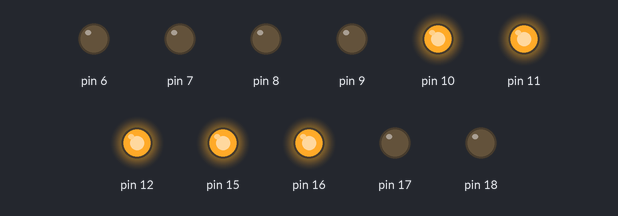
The sketch below on a simulated Arduino Uno, built with avr-gcc and run on an emulated ATmega328P. Shown: output pins drawn as LEDs (lit = HIGH). Pins used as bus, display or sensor lines are not drawn.

Above: at 0.5 s.
At 2.5 s:
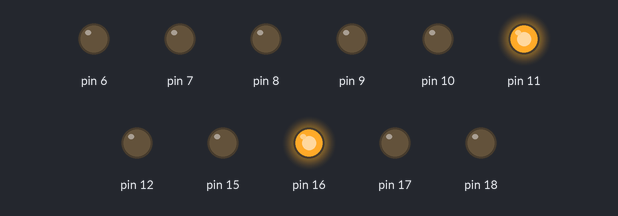
At 3.5 s:
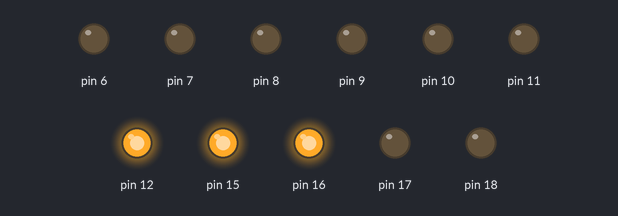
At 5.5 s:
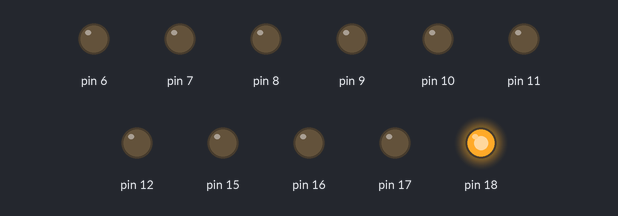
At 7.5 s:
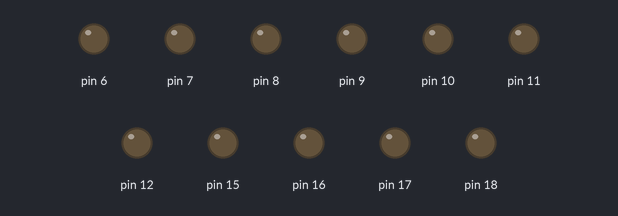
At 10.5 s:
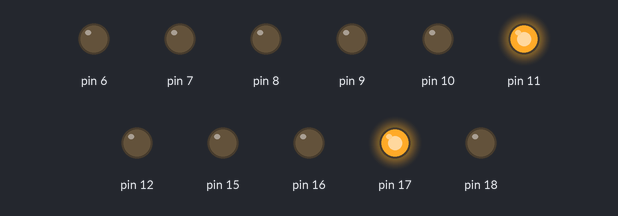
Timing chart, 0 to 11.7 s (numbered marks = the images above):
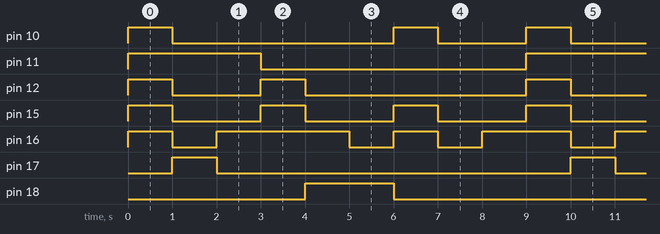

Measured:
- by itself, pin 10: repeats every 9.0 s: LOW 5.0 s, HIGH 1.0 s, LOW 2.0 s, HIGH 1.0 s
- by itself, pin 11: alternates HIGH for 3.0 s and LOW for 6.0 s
- by itself, pin 12: repeats every 9.0 s: LOW 2.0 s, HIGH 1.0 s, LOW 5.0 s, HIGH 1.0 s
- by itself, pin 15: alternates HIGH for 1.0 s and LOW for 2.0 s
- by itself, pin 16: repeats every 9.0 s: LOW 1.0 s, HIGH 3.0 s, LOW 1.0 s, HIGH 1.0 s, LOW 1.0 s, HIGH 2.0 s
- by itself, pin 17: alternates HIGH for 1.0 s and LOW for 8.0 s
- by itself, pin 18: alternates HIGH for 2.0 s and LOW for 7.0 s

The sketch:

fnd_button.ino
```cpp
void setup() {
  // put your setup code here, to run once:
  Serial.begin(9600);

  pinMode(2, INPUT);
  pinMode(3, INPUT);
  pinMode(4, INPUT);
  pinMode(5, INPUT);
  pinMode(6, OUTPUT);
  pinMode(7, OUTPUT);
  pinMode(8, OUTPUT);
  pinMode(9, OUTPUT);
  /////////////////////////////////////
  pinMode(10, OUTPUT);   // 중간
  pinMode(11, OUTPUT);   // 젤 위 왼쪽
  pinMode(12, OUTPUT);   // 젤 위
  pinMode(14, OUTPUT);   // Power 5
  pinMode(15, OUTPUT);
  pinMode(16, OUTPUT);
  pinMode(17, OUTPUT);
  pinMode(18, OUTPUT);
  pinMode(19, OUTPUT);   // Power 10

}

void loop() {
  // put your main code here, to run repeatedly:
  one();
  delay(1000);
  two();
  delay(1000);
  three();
  delay(1000);
  four();
  delay(1000);
  five();
  delay(1000);
  six();
  delay(1000);
  seven();
  delay(1000);
  eight();
  delay(1000);
  nine();
  delay(1000);
}

void one(){
  digitalWrite(14, HIGH);
  digitalWrite(19, LOW);

  digitalWrite(10, HIGH);

  digitalWrite(11, HIGH);
  digitalWrite(12, HIGH);
  digitalWrite(15, HIGH);
  digitalWrite(16, HIGH);
  digitalWrite(17, LOW);
  digitalWrite(18, LOW);
}

void two(){
  digitalWrite(14, HIGH);
  digitalWrite(19, LOW);

  digitalWrite(10, LOW);

  digitalWrite(11, HIGH);
  digitalWrite(12, LOW);
  digitalWrite(15, LOW);
  digitalWrite(16, LOW);
  digitalWrite(17, HIGH);
  digitalWrite(18, LOW);
}

void three(){
  digitalWrite(14, HIGH);
  digitalWrite(19, LOW);

  digitalWrite(10, LOW);   //중간

  digitalWrite(11, HIGH);  //젤 위 왼쪽
  digitalWrite(12, LOW);
  digitalWrite(15, LOW);   //젤 아래
  digitalWrite(16, HIGH);  //젤 아래 왼쪽
  digitalWrite(17, LOW);
  digitalWrite(18, LOW);
}

void four(){
  digitalWrite(14, HIGH);
  digitalWrite(19, LOW);

  digitalWrite(10, LOW);   //중간

  digitalWrite(11, LOW);  //젤 위 왼쪽
  digitalWrite(12, HIGH);  //젤 위
  digitalWrite(15, HIGH);  //젤 아래
  digitalWrite(16, HIGH);  //젤 아래 왼쪽
  digitalWrite(17, LOW);   //젤 아래 오른쪽
  digitalWrite(18, LOW);   //젤 위 오른쪽
}

void five(){
  digitalWrite(14, HIGH);
  digitalWrite(19, LOW);

  digitalWrite(10, LOW);   //중간

  digitalWrite(11, LOW);  //젤 위 왼쪽
  digitalWrite(12, LOW);   //젤 위
  digitalWrite(15, LOW);   //젤 아래
  digitalWrite(16, HIGH);  //젤 아래 왼쪽
  digitalWrite(17, LOW);   //젤 아래 오른쪽
  digitalWrite(18, HIGH);  //젤 위 오른쪽
}

void six(){
  digitalWrite(14, HIGH);
  digitalWrite(19, LOW);

  digitalWrite(10, LOW);   //중간

  digitalWrite(11, LOW);  //젤 위 왼쪽
  digitalWrite(12, LOW);   //젤 위
  digitalWrite(15, LOW);   //젤 아래
  digitalWrite(16, LOW);   //젤 아래 왼쪽
  digitalWrite(17, LOW);   //젤 아래 오른쪽
  digitalWrite(18, HIGH);  //젤 위 오른쪽
}

void seven(){
  digitalWrite(14, HIGH);
  digitalWrite(19, LOW);

  digitalWrite(10, HIGH);  //중간

  digitalWrite(11, LOW);  //젤 위 왼쪽
  digitalWrite(12, LOW);   //젤 위
  digitalWrite(15, HIGH);  //젤 아래
  digitalWrite(16, HIGH);  //젤 아래 왼쪽
  digitalWrite(17, LOW);   //젤 아래 오른쪽
  digitalWrite(18, LOW);   //젤 위 오른쪽
}

void eight(){
  digitalWrite(14, HIGH);
  digitalWrite(19, LOW);

  digitalWrite(10, LOW);   //중간

  digitalWrite(11, LOW);  //젤 위 왼쪽
  digitalWrite(12, LOW);   //젤 위
  digitalWrite(15, LOW);   //젤 아래
  digitalWrite(16, LOW);   //젤 아래 왼쪽
  digitalWrite(17, LOW);   //젤 아래 오른쪽
  digitalWrite(18, LOW);   //젤 위 오른쪽
}

void nine(){
  digitalWrite(14, HIGH);
  digitalWrite(19, LOW);

  digitalWrite(10, LOW);   //중간

  digitalWrite(11, LOW);  //젤 위 왼쪽
  digitalWrite(12, LOW);   //젤 위
  digitalWrite(15, LOW);   //젤 아래
  digitalWrite(16, HIGH);  //젤 아래 왼쪽
  digitalWrite(17, LOW);   //젤 아래 오른쪽
  digitalWrite(18, LOW);   //젤 위 오른쪽
}
```
